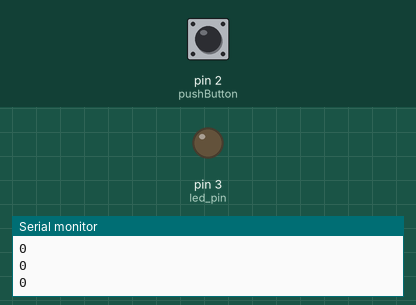
Simulated run of this sketch. Board: Arduino Uno, built with avr-gcc and run on an emulated ATmega328P. Parts: output pins drawn as LEDs (lit = HIGH), the last lines printed to the serial monitor. The test bench sets the inputs (shaded band); at power-on: pin 2 (pushButton) LOW.

Above: at 1.2 s.
1.3 s: pin 2 (pushButton) pulled HIGH for 1 s
At 1.45 s:
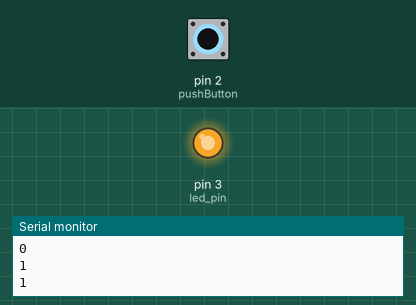
At 3.2 s:
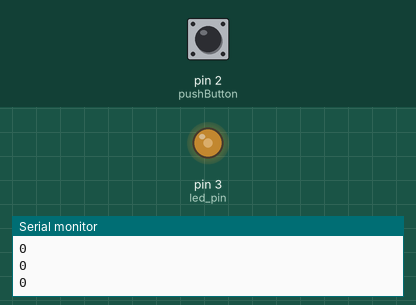
4.3 s: pin 2 (pushButton) pulled HIGH for 0.15 s
At 4.9 s:
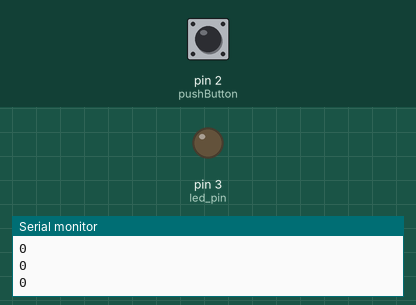
Timing chart, 0 to 7.3 s (numbered marks = the images above; inputs shaded):
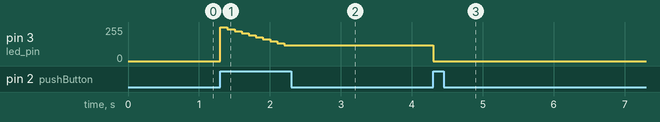

Measured:
- after the input at 1.3 s, pin 3 (led_pin): 0/255 → 255/255 at once, → 240/255 0.10 s later, → 225/255 0.10 s later, → 210/255 0.10 s later, … (10 changes in this stretch)
- after the input at 4.3 s, pin 3 (led_pin): 120/255 → 0/255 at once

The sketch:

ButtonsLeds7_design_1-4.ino
```cpp
int led_pin = 3;
int pushButton = 2;
int status = 0;
int last_buttonState = 0;
int brightness = 255;
int step = 15;

void setup() {
  Serial.begin(9600);
  pinMode(pushButton, INPUT);
  pinMode(led_pin, OUTPUT);
}

void loop() {
  int buttonState = digitalRead(pushButton);
  Serial.println(buttonState);
  if(buttonState == 1 & last_buttonState != 1){
    if (status == 0){
      digitalWrite(led_pin, HIGH);
      status = 1;
    }
    else{
      digitalWrite(led_pin, LOW);
      status = 0;
    }
  }
  if(buttonState == 1 & last_buttonState == 1 & status == 1){
    if (brightness == 0 || brightness == 255){
      step = step * -1;
    }
    brightness = brightness + step;
    analogWrite(led_pin,brightness);
  }
  delay(100);
  last_buttonState = buttonState;
}
```
